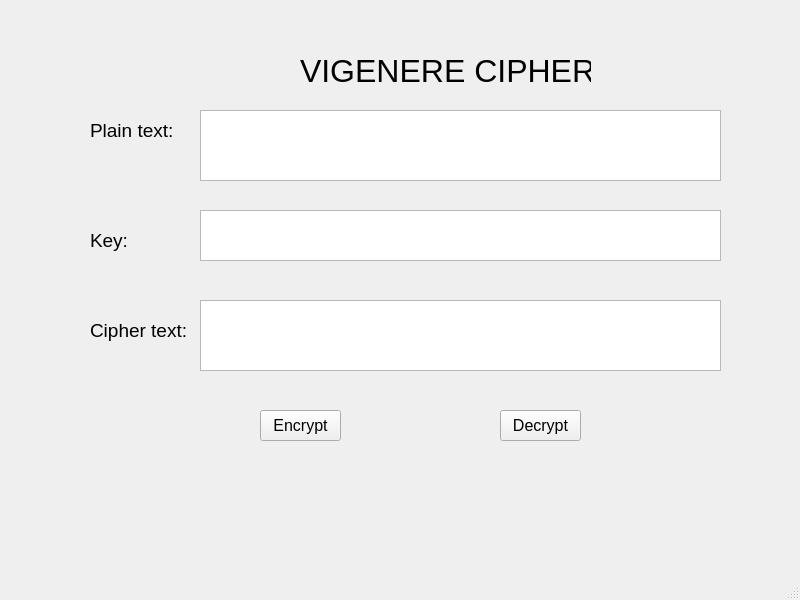
<?xml version="1.0" encoding="UTF-8"?>
<ui version="4.0">
 <class>MainWindow</class>
 <widget class="QMainWindow" name="MainWindow">
  <property name="geometry">
   <rect>
    <x>0</x>
    <y>0</y>
    <width>800</width>
    <height>600</height>
   </rect>
  </property>
  <property name="windowTitle">
   <string>MainWindow</string>
  </property>
  <widget class="QWidget" name="centralwidget">
   <widget class="QLabel" name="label">
    <property name="geometry">
     <rect>
      <x>300</x>
      <y>40</y>
      <width>291</width>
      <height>61</height>
     </rect>
    </property>
    <property name="font">
     <font>
      <pointsize>24</pointsize>
     </font>
    </property>
    <property name="text">
     <string>VIGENERE CIPHER</string>
    </property>
   </widget>
   <widget class="QPlainTextEdit" name="txt_plain_text">
    <property name="geometry">
     <rect>
      <x>200</x>
      <y>110</y>
      <width>521</width>
      <height>71</height>
     </rect>
    </property>
   </widget>
   <widget class="QPlainTextEdit" name="txt_cipher_text">
    <property name="geometry">
     <rect>
      <x>200</x>
      <y>300</y>
      <width>521</width>
      <height>71</height>
     </rect>
    </property>
   </widget>
   <widget class="QLabel" name="label_4">
    <property name="geometry">
     <rect>
      <x>90</x>
      <y>320</y>
      <width>101</width>
      <height>21</height>
     </rect>
    </property>
    <property name="font">
     <font>
      <pointsize>14</pointsize>
     </font>
    </property>
    <property name="text">
     <string>Cipher text: </string>
    </property>
   </widget>
   <widget class="QLabel" name="label_3">
    <property name="geometry">
     <rect>
      <x>90</x>
      <y>230</y>
      <width>91</width>
      <height>21</height>
     </rect>
    </property>
    <property name="font">
     <font>
      <pointsize>14</pointsize>
     </font>
    </property>
    <property name="text">
     <string>Key: </string>
    </property>
   </widget>
   <widget class="QPushButton" name="btn_encrypt">
    <property name="geometry">
     <rect>
      <x>260</x>
      <y>410</y>
      <width>81</width>
      <height>31</height>
     </rect>
    </property>
    <property name="font">
     <font>
      <pointsize>12</pointsize>
     </font>
    </property>
    <property name="text">
     <string>Encrypt</string>
    </property>
   </widget>
   <widget class="QPushButton" name="btn_decrypt">
    <property name="geometry">
     <rect>
      <x>500</x>
      <y>410</y>
      <width>81</width>
      <height>31</height>
     </rect>
    </property>
    <property name="font">
     <font>
      <pointsize>12</pointsize>
     </font>
    </property>
    <property name="text">
     <string>Decrypt</string>
    </property>
   </widget>
   <widget class="QPlainTextEdit" name="txt_key">
    <property name="geometry">
     <rect>
      <x>200</x>
      <y>210</y>
      <width>521</width>
      <height>51</height>
     </rect>
    </property>
   </widget>
   <widget class="QLabel" name="label_2">
    <property name="geometry">
     <rect>
      <x>90</x>
      <y>120</y>
      <width>91</width>
      <height>21</height>
     </rect>
    </property>
    <property name="font">
     <font>
      <pointsize>14</pointsize>
     </font>
    </property>
    <property name="text">
     <string>Plain text: </string>
    </property>
   </widget>
  </widget>
  <widget class="QMenuBar" name="menubar">
   <property name="geometry">
    <rect>
     <x>0</x>
     <y>0</y>
     <width>800</width>
     <height>21</height>
    </rect>
   </property>
  </widget>
  <widget class="QStatusBar" name="statusbar"/>
 </widget>
 <resources/>
 <connections/>
</ui>
